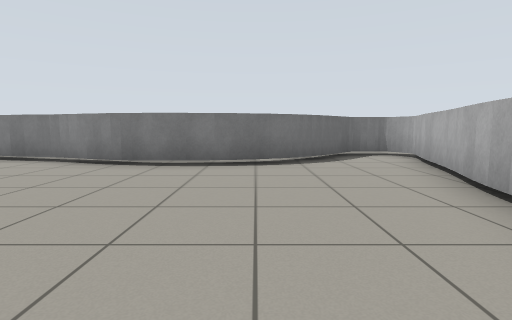
View 1 (above)

15 first-person views from a walk through a robot-simulator world made for Gazebo. The camera is 0.79 m above the floor, tilts 6° down and sees 80° across. The floor is counted in squares, 1 m on a side. Each view is taken from the middle of a square. On the plan, view 1 faces up. The plan holds only what a view shows up to about 10 squares ahead; the rest is blank.

View 2
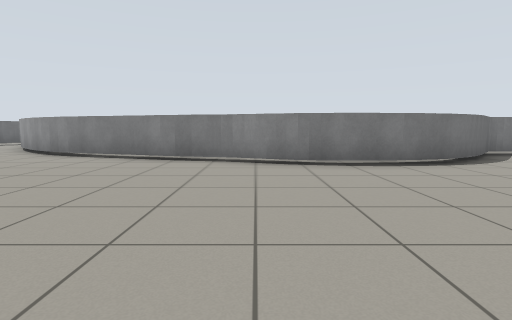

View 3
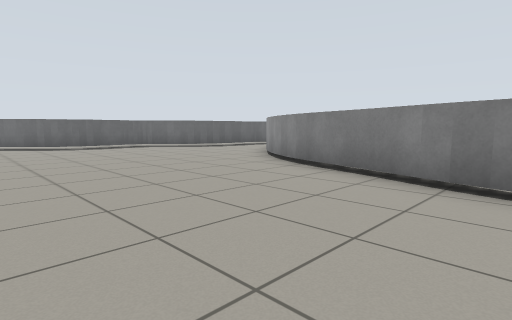

View 4
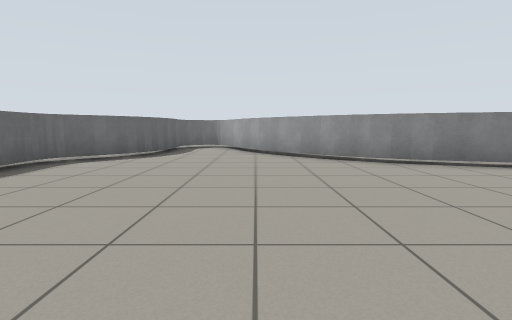

View 5
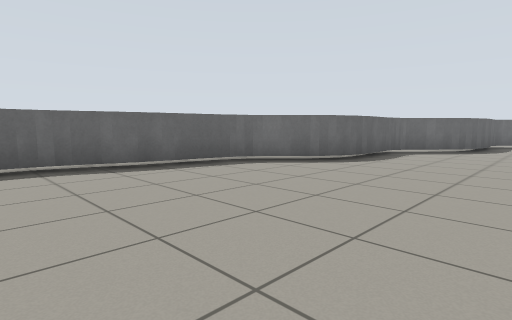

View 6
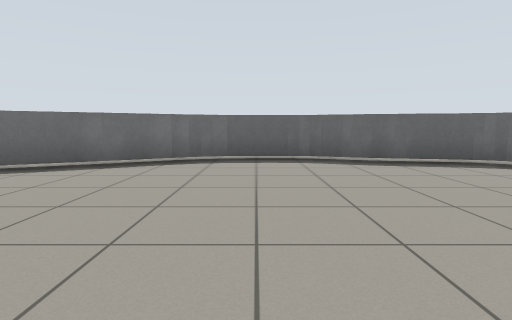

View 7
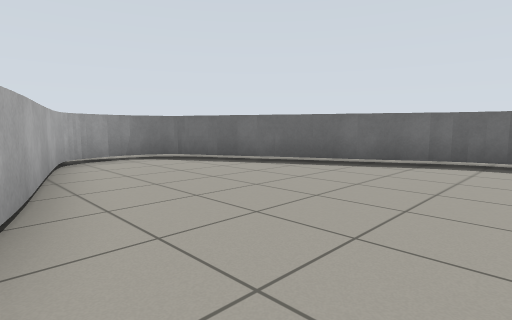

View 8
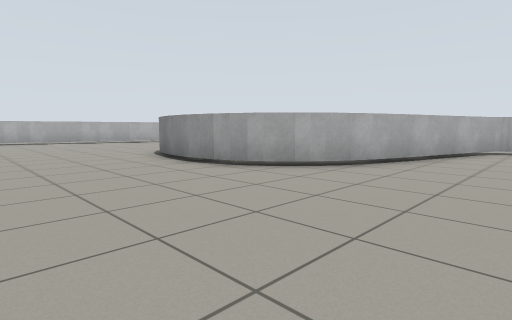

View 9
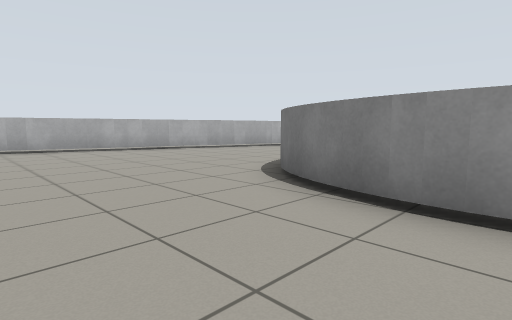

View 10
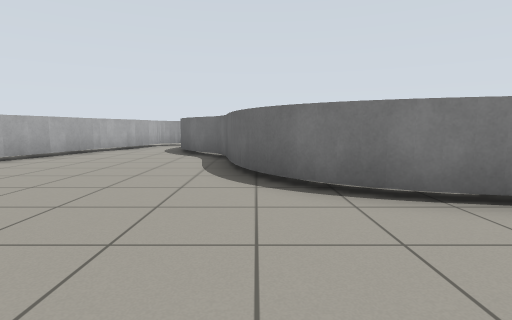

View 11
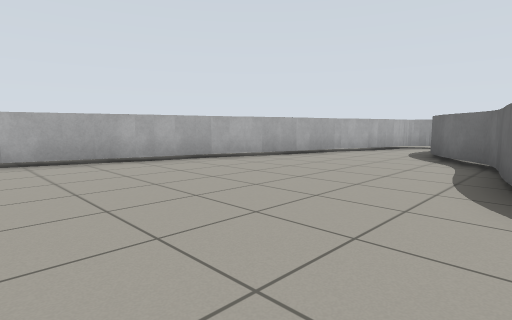

View 12
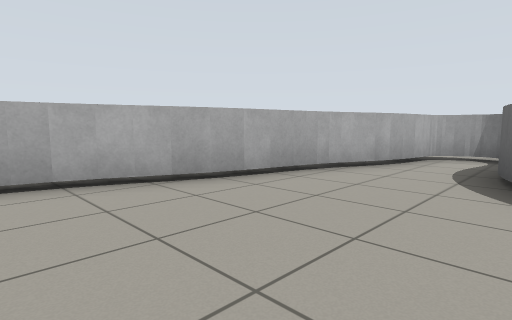

View 13
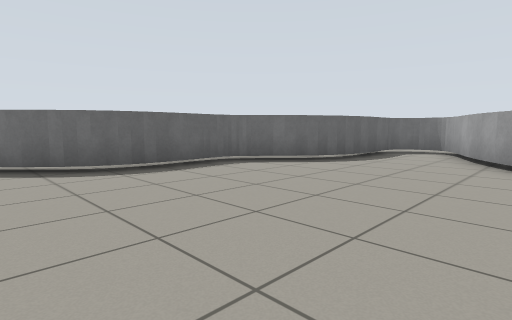

View 14
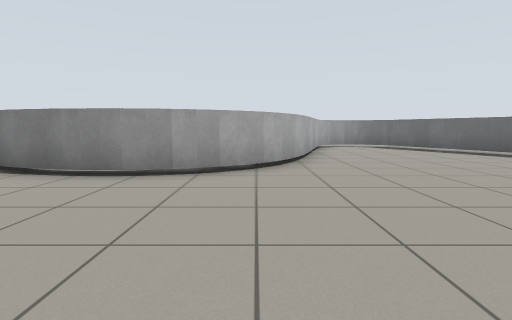

View 15
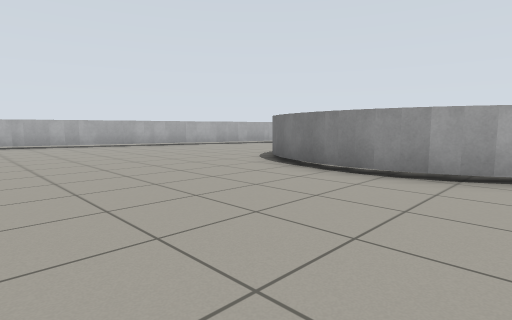

### Floor plan
Points are (right, up) in squares from view 1. A wall is a line through its corners. A room is listed if a view was taken in it or the views show most of it. See-through windows are left out.
Room 1 (views 1, 2, 3, 4, 5, 6, 7, 8, 9, 10, 11, 12, 13, 14, 15)
walls: (-8.9, -1) (-8, -1.2); (-9.2, -1) (-8.7, -1); (-9.9, -1) (-9.1, -0.9); (-10.3, -1) (-9.8, -1); (-8.1, -1.2) (-7.4, -1.5); (-10.7, -1.1) (-10.1, -1); (-7.6, -1.4) (-6.9, -1.7); (-11.1, -1.3) (-10.5, -1.1); (-7.1, -1.7) (-6.5, -2.1); (-11.4, -1.4) (-11, -1.2); (-11.7, -1.6) (-11.3, -1.3); (-6.6, -2) (-6.1, -2.6); (-12, -1.8) (-11.6, -1.5); (-6.2, -2.5) (-5.9, -3) (-5.7, -3.5); (-12.5, -2.3) (-11.9, -1.8); (-12.8, -2.8) (-12.3, -2.2); (-5.8, -3.3) (-5, -6) (-3.7, -7.8); (-9.2, 8.5) (-10, 8.8); (-9.9, 8.8) (-10.8, 9.3); (-13.2, -3.8) (-13, -3.2) (-12.7, -2.7); (-3.5, 6.7) (-4.3, 7); (-5.4, -4.5) (-5.3, -5.3); (-10.7, 9.3) (-11.4, 9.8); (-2.8, 6.6) (-9.3, 8.5); (-11.3, 9.8) (-11.8, 10.2); (-11.8, 10.1) (-13.3, 12.1); (-1.6, 6.4) (-2.6, 6.4); (-4.8, -6.4) (-4.1, -7.1); (-17.9, 5.8) (-18.2, 5.4) (-19.4, 4) (-20.4, 0); (-0.4, 6.5) (-1.8, 6.4); (-17.7, 6.4) (-18, 5.7); (-17.6, 7) (-17.8, 6.4); (0, 6.7) (-0.7, 6.5); (-19.4, 4.1) (-19.6, 3.6); (0.6, 6.9) (-0.1, 6.6); (-13.2, 12) (-14.3, 14); (-19.9, 1.7) (-20.5, 0.2) (-20.5, -1.3) (-20.4, -1.8); (-17.8, 8.5) (-17.6, 7.2); (-3.8, -7.7) (-3.5, -8.4); (0.6, -3.5) (0.8, -2.9); (-16.6, 10.1) (-17.5, 9.1); (-14.4, -7.9) (-13.2, -3.7); (1.2, 7.2) (0.5, 6.9); (-3.5, -8.2) (-3.4, -8.7); (0, -5.3) (0.2, -4.7); (2.6, 3) (4.2, 8); (-13.6, 12.8) (-14, 13.7); (-15.9, 11.6) (-16.2, 10.6) (-17.6, 8.8) (-17.7, 6.9); (-3.4, -8.5) (-3.3, -9); (-20.5, -1.6) (-20.4, -2.1); (-20.4, -2) (-20.2, -2.6); (-20.3, -2.5) (-17.2, -8.1); (1.8, 7.7) (1.1, 7.2); (-15.8, 12.2) (-15.9, 11.5); (-0.6, -7.4) (-0.5, -6.8); (-15.8, 13.8) (-15.8, 12.1); (2.8, 8.8) (1.6, 7.6); (-1.3, -9.3) (-0.9, -8.4); (-1.8, -11.3) (-1.5, -10); (-2.5, -11.8) (-1.9, -11.6) (2, 1)

Where each view was taken, in squares from view 1:
view 1: 0 up, 0 right, facing up
view 2: 0 up, 4 left, facing up
view 3: 3 up, 5 left, facing up-left
view 4: 2 up, 13 left, facing up
view 5: 1 down, 14 left, facing up-left
view 6: 1 down, 13 left, facing left
view 7: 1 down, 13 left, facing down-left
view 8: 3 up, 16 left, facing down-right
view 9: 2 up, 10 left, facing down-right
view 10: 2 up, 6 left, facing down
view 11: 1 up, 6 left, facing down-right
view 12: 3 down, 4 left, facing down-right
view 13: 4 up, 12 left, facing up-left
view 14: 4 up, 12 left, facing down
view 15: 4 up, 12 left, facing down-right
